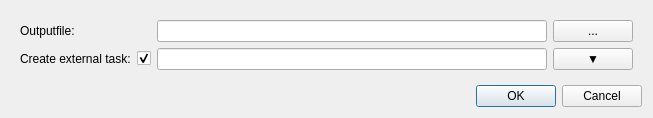
<?xml version="1.0" encoding="UTF-8"?>
<ui version="4.0">
 <class>dlg_CombineMedia</class>
 <widget class="QDialog" name="dlg_CombineMedia">
  <property name="geometry">
   <rect>
    <x>0</x>
    <y>0</y>
    <width>653</width>
    <height>117</height>
   </rect>
  </property>
  <property name="windowTitle">
   <string>Combine media</string>
  </property>
  <layout class="QVBoxLayout" name="verticalLayout">
   <item>
    <widget class="QWidget" name="widget" native="true">
     <layout class="QGridLayout" name="gridLayout">
      <item row="1" column="3">
       <widget class="QPushButton" name="b_tasks">
        <property name="text">
         <string>▼</string>
        </property>
       </widget>
      </item>
      <item row="0" column="2">
       <widget class="QLineEdit" name="e_output"/>
      </item>
      <item row="0" column="3">
       <widget class="QPushButton" name="b_browse">
        <property name="text">
         <string>...</string>
        </property>
       </widget>
      </item>
      <item row="0" column="0">
       <widget class="QLabel" name="label">
        <property name="text">
         <string>Outputfile:</string>
        </property>
       </widget>
      </item>
      <item row="1" column="2">
       <widget class="QLineEdit" name="e_task"/>
      </item>
      <item row="1" column="0">
       <widget class="QLabel" name="label_2">
        <property name="text">
         <string>Create external task:</string>
        </property>
       </widget>
      </item>
      <item row="1" column="1">
       <widget class="QCheckBox" name="chb_task">
        <property name="text">
         <string/>
        </property>
        <property name="checked">
         <bool>true</bool>
        </property>
       </widget>
      </item>
     </layout>
    </widget>
   </item>
   <item>
    <widget class="QDialogButtonBox" name="bb_combine">
     <property name="orientation">
      <enum>Qt::Horizontal</enum>
     </property>
     <property name="standardButtons">
      <set>QDialogButtonBox::Cancel|QDialogButtonBox::Ok</set>
     </property>
    </widget>
   </item>
  </layout>
 </widget>
 <resources/>
 <connections>
  <connection>
   <sender>bb_combine</sender>
   <signal>accepted()</signal>
   <receiver>dlg_CombineMedia</receiver>
   <slot>accept()</slot>
   <hints>
    <hint type="sourcelabel">
     <x>248</x>
     <y>254</y>
    </hint>
    <hint type="destinationlabel">
     <x>157</x>
     <y>274</y>
    </hint>
   </hints>
  </connection>
  <connection>
   <sender>bb_combine</sender>
   <signal>rejected()</signal>
   <receiver>dlg_CombineMedia</receiver>
   <slot>reject()</slot>
   <hints>
    <hint type="sourcelabel">
     <x>316</x>
     <y>260</y>
    </hint>
    <hint type="destinationlabel">
     <x>286</x>
     <y>274</y>
    </hint>
   </hints>
  </connection>
 </connections>
</ui>
